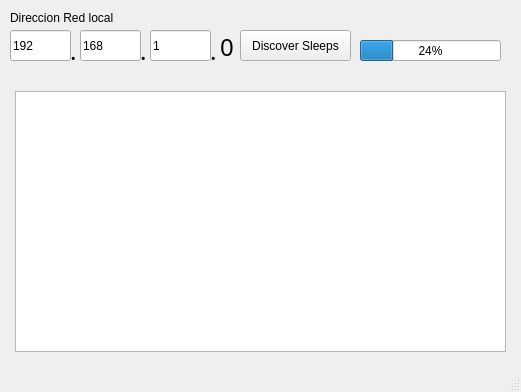
<?xml version="1.0" encoding="UTF-8"?>
<ui version="4.0">
 <class>MainWindow</class>
 <widget class="QMainWindow" name="MainWindow">
  <property name="geometry">
   <rect>
    <x>0</x>
    <y>0</y>
    <width>521</width>
    <height>392</height>
   </rect>
  </property>
  <property name="windowTitle">
   <string>MainWindow</string>
  </property>
  <widget class="QWidget" name="centralwidget">
   <widget class="QPushButton" name="loadButton">
    <property name="geometry">
     <rect>
      <x>240</x>
      <y>30</y>
      <width>111</width>
      <height>31</height>
     </rect>
    </property>
    <property name="text">
     <string>Discover Sleeps</string>
    </property>
   </widget>
   <widget class="QLineEdit" name="ipEdit">
    <property name="geometry">
     <rect>
      <x>10</x>
      <y>30</y>
      <width>61</width>
      <height>31</height>
     </rect>
    </property>
    <property name="text">
     <string>192</string>
    </property>
    <property name="placeholderText">
     <string notr="true"/>
    </property>
   </widget>
   <widget class="QLineEdit" name="ipEdit_2">
    <property name="geometry">
     <rect>
      <x>80</x>
      <y>30</y>
      <width>61</width>
      <height>31</height>
     </rect>
    </property>
    <property name="text">
     <string>168</string>
    </property>
   </widget>
   <widget class="QLineEdit" name="ipEdit_3">
    <property name="geometry">
     <rect>
      <x>150</x>
      <y>30</y>
      <width>61</width>
      <height>31</height>
     </rect>
    </property>
    <property name="text">
     <string>1</string>
    </property>
   </widget>
   <widget class="QLabel" name="label">
    <property name="geometry">
     <rect>
      <x>70</x>
      <y>30</y>
      <width>31</width>
      <height>41</height>
     </rect>
    </property>
    <property name="font">
     <font>
      <family>Sans</family>
      <pointsize>18</pointsize>
     </font>
    </property>
    <property name="text">
     <string>.</string>
    </property>
   </widget>
   <widget class="QLabel" name="label_2">
    <property name="geometry">
     <rect>
      <x>140</x>
      <y>30</y>
      <width>21</width>
      <height>41</height>
     </rect>
    </property>
    <property name="font">
     <font>
      <family>Sans</family>
      <pointsize>18</pointsize>
     </font>
    </property>
    <property name="text">
     <string>.</string>
    </property>
   </widget>
   <widget class="QLabel" name="label_3">
    <property name="geometry">
     <rect>
      <x>10</x>
      <y>10</y>
      <width>131</width>
      <height>16</height>
     </rect>
    </property>
    <property name="text">
     <string>Direccion Red local </string>
    </property>
   </widget>
   <widget class="QLabel" name="label_4">
    <property name="geometry">
     <rect>
      <x>220</x>
      <y>36</y>
      <width>55</width>
      <height>21</height>
     </rect>
    </property>
    <property name="font">
     <font>
      <family>Sans</family>
      <pointsize>18</pointsize>
     </font>
    </property>
    <property name="text">
     <string>0</string>
    </property>
   </widget>
   <widget class="QLabel" name="label_5">
    <property name="geometry">
     <rect>
      <x>210</x>
      <y>30</y>
      <width>21</width>
      <height>41</height>
     </rect>
    </property>
    <property name="font">
     <font>
      <family>Sans</family>
      <pointsize>18</pointsize>
     </font>
    </property>
    <property name="text">
     <string>.</string>
    </property>
   </widget>
   <widget class="QListWidget" name="listWidget">
    <property name="geometry">
     <rect>
      <x>15</x>
      <y>91</y>
      <width>491</width>
      <height>261</height>
     </rect>
    </property>
   </widget>
   <widget class="QProgressBar" name="progressBar">
    <property name="geometry">
     <rect>
      <x>360</x>
      <y>40</y>
      <width>141</width>
      <height>21</height>
     </rect>
    </property>
    <property name="value">
     <number>24</number>
    </property>
   </widget>
  </widget>
  <widget class="QMenuBar" name="menubar">
   <property name="geometry">
    <rect>
     <x>0</x>
     <y>0</y>
     <width>521</width>
     <height>23</height>
    </rect>
   </property>
  </widget>
  <widget class="QStatusBar" name="statusbar"/>
 </widget>
 <resources/>
 <connections/>
</ui>
